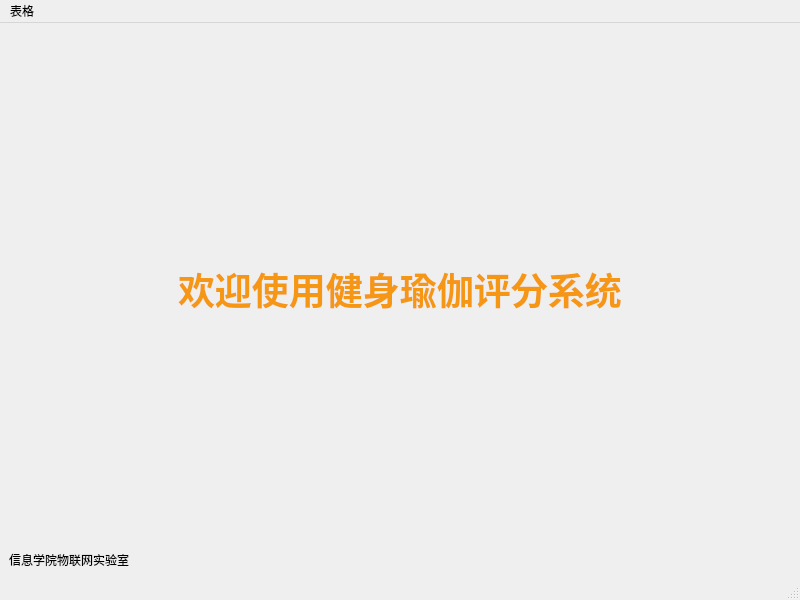
<?xml version="1.0" encoding="UTF-8"?>
<ui version="4.0">
 <class>MainWindow</class>
 <widget class="QMainWindow" name="MainWindow">
  <property name="geometry">
   <rect>
    <x>0</x>
    <y>0</y>
    <width>800</width>
    <height>600</height>
   </rect>
  </property>
  <property name="windowTitle">
   <string>MainWindow</string>
  </property>
  <widget class="QWidget" name="centralwidget">
   <layout class="QGridLayout" name="gridLayout">
    <item row="0" column="0">
     <spacer name="verticalSpacer">
      <property name="orientation">
       <enum>Qt::Vertical</enum>
      </property>
      <property name="sizeHint" stdset="0">
       <size>
        <width>20</width>
        <height>228</height>
       </size>
      </property>
     </spacer>
    </item>
    <item row="1" column="0">
     <layout class="QHBoxLayout" name="horizontalLayout">
      <item>
       <spacer name="horizontalSpacer">
        <property name="orientation">
         <enum>Qt::Horizontal</enum>
        </property>
        <property name="sizeHint" stdset="0">
         <size>
          <width>40</width>
          <height>20</height>
         </size>
        </property>
       </spacer>
      </item>
      <item>
       <widget class="QLabel" name="label">
        <property name="font">
         <font>
          <family>黑体</family>
          <pointsize>42</pointsize>
          <weight>75</weight>
          <italic>false</italic>
          <bold>true</bold>
         </font>
        </property>
        <property name="text">
         <string>&lt;html&gt;&lt;head/&gt;&lt;body&gt;&lt;p&gt;&lt;span style=&quot; font-size:28pt; color:#f59714;&quot;&gt;欢迎使用健身瑜伽评分系统&lt;/span&gt;&lt;/p&gt;&lt;/body&gt;&lt;/html&gt;</string>
        </property>
       </widget>
      </item>
      <item>
       <spacer name="horizontalSpacer_2">
        <property name="orientation">
         <enum>Qt::Horizontal</enum>
        </property>
        <property name="sizeHint" stdset="0">
         <size>
          <width>40</width>
          <height>20</height>
         </size>
        </property>
       </spacer>
      </item>
     </layout>
    </item>
    <item row="2" column="0">
     <spacer name="verticalSpacer_2">
      <property name="orientation">
       <enum>Qt::Vertical</enum>
      </property>
      <property name="sizeHint" stdset="0">
       <size>
        <width>20</width>
        <height>40</height>
       </size>
      </property>
     </spacer>
    </item>
    <item row="3" column="0">
     <widget class="QLabel" name="label_2">
      <property name="text">
       <string>信息学院物联网实验室</string>
      </property>
     </widget>
    </item>
   </layout>
  </widget>
  <widget class="QMenuBar" name="menubar">
   <property name="geometry">
    <rect>
     <x>0</x>
     <y>0</y>
     <width>800</width>
     <height>21</height>
    </rect>
   </property>
   <widget class="QMenu" name="menu">
    <property name="title">
     <string>表格</string>
    </property>
    <addaction name="action"/>
    <addaction name="action_2"/>
   </widget>
   <addaction name="menu"/>
  </widget>
  <widget class="QStatusBar" name="statusbar"/>
  <action name="action">
   <property name="text">
    <string>健身瑜伽个人自编集体评分系统</string>
   </property>
  </action>
  <action name="action_2">
   <property name="text">
    <string>健身瑜伽集体规定动作评分系统</string>
   </property>
  </action>
  <action name="action_3">
   <property name="text">
    <string>打开</string>
   </property>
  </action>
  <action name="action_4">
   <property name="text">
    <string>保存</string>
   </property>
  </action>
 </widget>
 <resources/>
 <connections/>
</ui>
